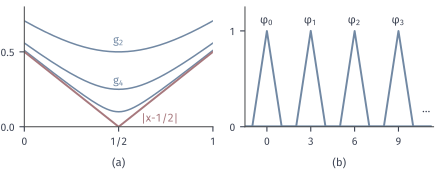

Write the Python code that produced this figure.
from pathlib import Path
import sys
ROOT = next(p for p in Path(__file__).resolve().parents if (p/"build.sh").is_file() and (p/"tex/book.tex").is_file())
sys.path.insert(0, str(ROOT/"figures/00-shared/mathematical-preliminaries-upper/00-shared/comprehension-figures"))
from support import figure, save, BLUE, GREEN, YELLOW, RED, PURPLE, INK, MUTED, GRID, BLUE_FILL, GREEN_FILL, YELLOW_FILL, RED_FILL, PURPLE_FILL
import numpy as np

# (a) g_n=sqrt((x-1/2)^2+1/n^2), n=2,4,10 收敛到 |x-1/2|；(b) 平移族 phi(x-3n)，phi=max(0,1-|x|)。
fig, axes = figure(width_mm=112, height_mm=44, ncols=2)
fig.set_layout_engine(None)
fig.subplots_adjust(left=.055, right=.985, top=.96, bottom=.27, wspace=.17)
a,b=axes
x=np.linspace(0,1,1001)
for n,lw in [(2,1.1),(4,1.1),(10,1.1)]: a.plot(x,np.sqrt((x-.5)**2+1/n**2),color=BLUE,lw=lw)
a.plot(x,np.abs(x-.5),color=RED,lw=1.4)
a.set_xlim(0,1); a.set_ylim(0,.8); a.set_xticks([0,.5,1]); a.set_xticklabels(['0','1/2','1']); a.set_yticks([0,.5])
a.text(.5,.535,'$g_2$',color=BLUE,ha='center',va='bottom'); a.text(.5,.265,'$g_4$',color=BLUE,ha='center',va='bottom'); a.text(.62,.02,'|x-1/2|',color=RED,ha='left',va='bottom')
x=np.linspace(-1.5,11.2,3001)
for n in range(4): b.plot(x,np.maximum(0,1-np.abs(x-3*n)),color=BLUE,lw=1.4)
b.plot(x,0*x,color=BLUE,lw=.85)
b.set_xlim(-1.5,11.4); b.set_ylim(0,1.25); b.set_xticks([0,3,6,9]); b.set_yticks([0,1])
for n in range(4): b.text(3*n,1.04,fr'$\varphi_{n}$',ha='center',va='bottom')
b.text(10.9,.1,r'$\cdots$',ha='center',va='bottom')
for ax,s_ in zip(axes,['(a)','(b)']):
    q=ax.get_position(); fig.text((q.x0+q.x1)/2,.03,s_,ha='center',va='bottom')
save(fig,Path(__file__).resolve().parent,'figure',{'formula':'g_n=sqrt((x-1/2)^2+1/n^2), n=2,4,10; phi(x-3n), phi=max(0,1-|x|)'})
